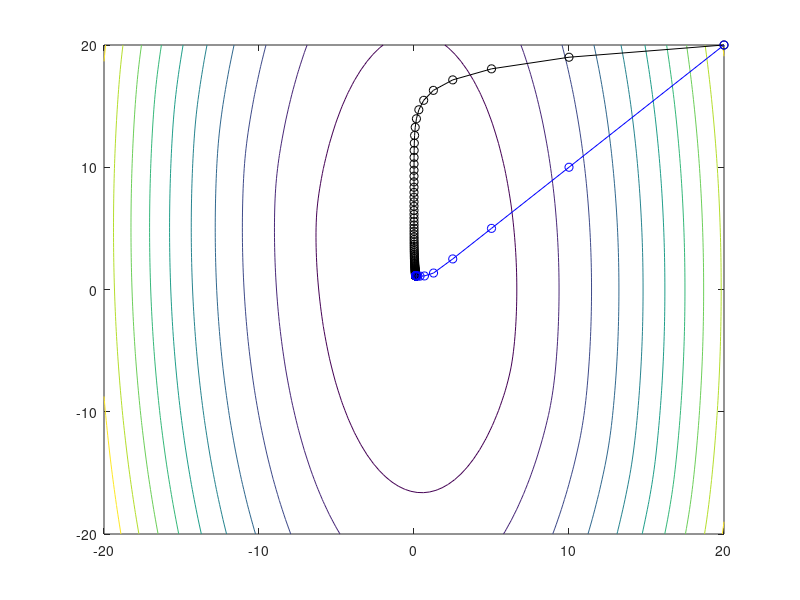

This figure's MATLAB source:
clear all;
clc;
lx = linspace(-20,20,100);
ly = linspace(-20,20,100);
[X,Y] = meshgrid(lx,ly);
Z = (10*X.^2+Y.^2)/2+5*log(1+exp(-X-Y));
contour(X,Y,Z);
hold on
eta = 0.05; %learning rate
%-----------------------------------------------------------------
%Gradient descent
tic
ep = 1e-5;
n_gd = 0;
x = 20;
y = 20;
e_gd = 1;
gd_x = [x];
gd_y = [y];
while e_gd>ep
    tmp_x = x - eta*(10*x-5*exp(-x-y)/(1+exp(-x-y)));
    tmp_y = y - eta*(y-5*exp(-x-y)/(1+exp(-x-y)));
    e_gd = sqrt((10*x-5*exp(-x-y)/(1+exp(-x-y)))^2+(y-5*exp(-x-y)/(1+exp(-x-y)))^2);
    x = tmp_x;
    y = tmp_y;
    gd_x = [gd_x,x];
    gd_y = [gd_y,y];
    n_gd = n_gd+1;
end
n_gd,e_gd
plot(gd_x,gd_y,'k-o');
hold on
toc
%------------------------------------------------------------------
% Newton's Method
tic
step = 0.5
ep = 1e-5;
n_nt = 0;
x = 20;
y = 20;
e_nt = 1;
nt_x = [x];
nt_y = [y];
while e_nt>ep
    a = 10+5*exp(-x-y)/(1+exp(-x-y))^2;
    b = 5*exp(-x-y)/(1+exp(-x-y))^2;
    c = 1+5*exp(-x-y)/(1+exp(-x-y))^2;
    Hx = [a,b;b,c];
    H_1 = inv(Hx);
    z = step * H_1 * [10*x-5*exp(-x-y)/(1+exp(-x-y));y-5*exp(-x-y)/(1+exp(-x-y))];
    tmp_x = x - z(1);
    tmp_y = y - z(2);
    e_nt = sqrt((y-5*exp(-x-y)/(1+exp(-x-y)))^2+(y-5*exp(-x-y)/(1+exp(-x-y)))^2);
    x = tmp_x;
    y = tmp_y;
    nt_x = [nt_x,x];
    nt_y = [nt_y,y];
    n_nt = n_nt+1;
end
n_nt,e_nt
plot(nt_x,nt_y,'b-o');
toc
